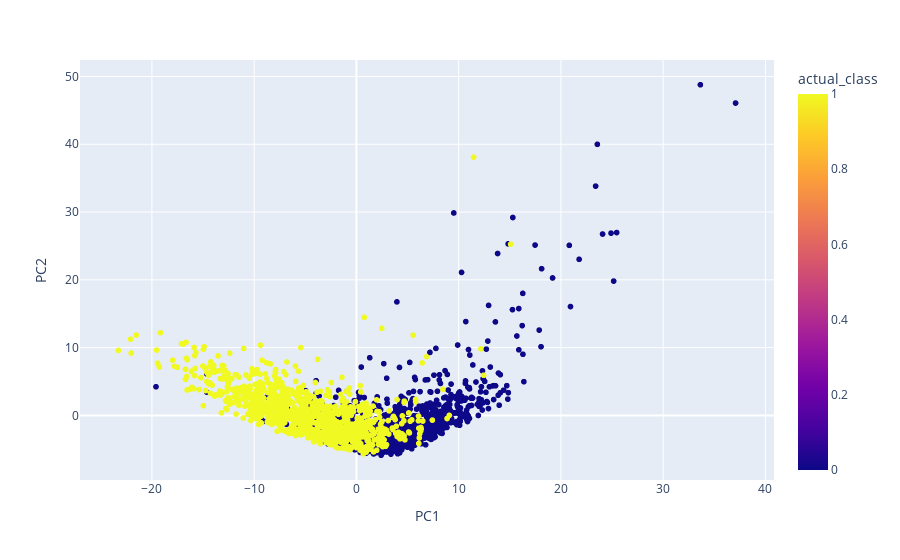

The notebook cell this image was saved under:
### Code cell
fig = px.scatter(data, x="PC1", y="PC2", color="actual_class", hover_data=['filename'])
fig.show()

### Figure 1 — Plotly figure (JSON) as saved in the notebook; plotly's stock layout.template omitted (floating-point values rounded to 4 significant figures; data arrays with more than 128 entries replaced by an {"elided": "..."} marker saying what was removed)
{"data": [{"customdata": {"elided": "2000x1 str values"}, "hovertemplate": "PC1=%{x}<br>PC2=%{y}<br>filename=%{customdata[0]}<br>actual_class=%{marker.color}<extra></extra>", "legendgroup": "", "marker": {"color": {"elided": "2000 int values"}, "coloraxis": "coloraxis", "symbol": "circle"}, "mode": "markers", "name": "", "showlegend": false, "x": {"elided": "2000 float values"}, "xaxis": "x", "y": {"elided": "2000 float values"}, "yaxis": "y", "type": "scattergl"}], "layout": {"xaxis": {"anchor": "y", "domain": [0, 1], "title": {"text": "PC1"}, "type": "linear", "range": [-26.93, 40.74], "autorange": true}, "yaxis": {"anchor": "x", "domain": [0, 1], "title": {"text": "PC2"}, "type": "linear", "range": [-9.754, 52.66], "autorange": true}, "coloraxis": {"colorbar": {"title": {"text": "actual_class"}}, "colorscale": [[0, "#0d0887"], [0.1111, "#46039f"], [0.2222, "#7201a8"], [0.3333, "#9c179e"], [0.4444, "#bd3786"], [0.5556, "#d8576b"], [0.6667, "#ed7953"], [0.7778, "#fb9f3a"], [0.8889, "#fdca26"], [1, "#f0f921"]]}, "legend": {"tracegroupgap": 0}, "margin": {"t": 60}, "autosize": true}}
